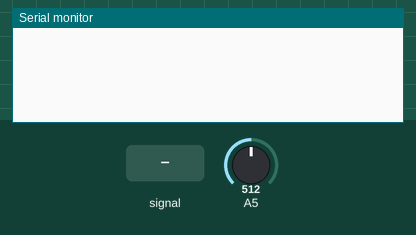
This sketch was run on a simulated Arduino Uno, built with avr-gcc and run on an emulated ATmega328P. Parts: the last lines printed to the serial monitor. Inputs (shaded band) come from the test bench; at power-on: A5 = 512.

Above: at 1.2 s.
1.3 s: A5 fed a 200 Hz sine of ±81 counts around its level
At 2.4 s:
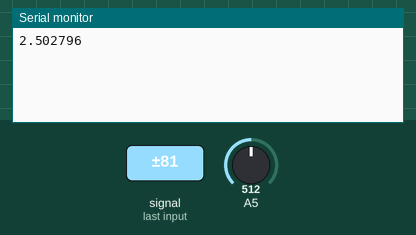
4.3 s: A5 set to 716
At 5.5 s:
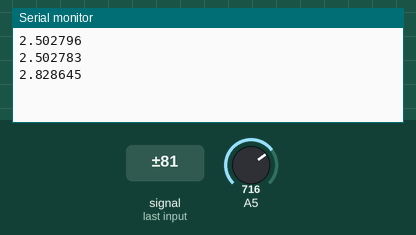
5.8 s: A5 fed a 1000 Hz sine of ±255 counts around its level
At 7.1 s:
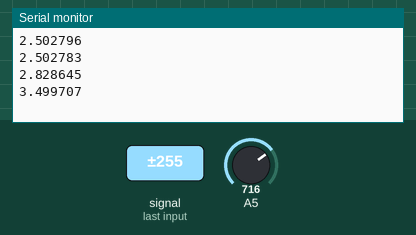
7.3 s: A5 set to 900
At 8.6 s:
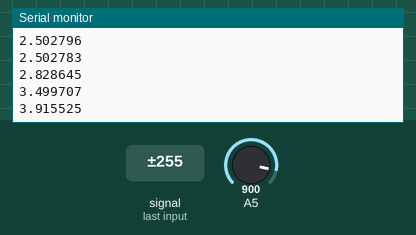
Timing chart, 0 to 9.8 s (numbered marks = the images above; inputs shaded):
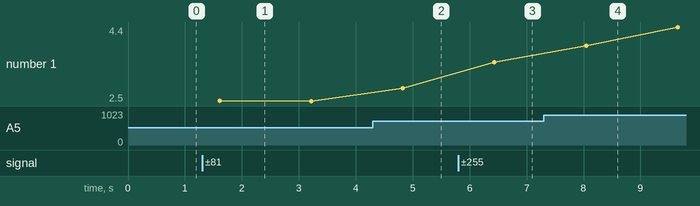

The sketch:

HW3.3.ino
```cpp
float Vsum = 0;
int count = 0;
void setup() {
  Serial.begin(9600);
}
void loop() {
  float Vin = 5.0 * analogRead(A5) / 1023.0;
  Vsum += Vin;
  count++;
  if (count == 10000) {
    Serial.println(Vsum / 10000, 6);
    count = 0;
    Vsum = 0;
  }
}
```

Measured:
- after the input at 1.3 s, the serial monitor: prints a new line after 0.31 s (image 1)
- after the input at 4.3 s, the serial monitor: prints a new line after 0.53 s (image 2)
- after the input at 5.8 s, the serial monitor: prints a new line after 0.64 s (image 3)
- after the input at 7.3 s, the serial monitor: prints a new line after 0.74 s (image 4)
- plotted number 1: 2.5 → 2.83 after the input at 4.3 s, 2.83 → 3.5 after the input at 5.8 s, 3.5 → 4.4 after the input at 7.3 s
